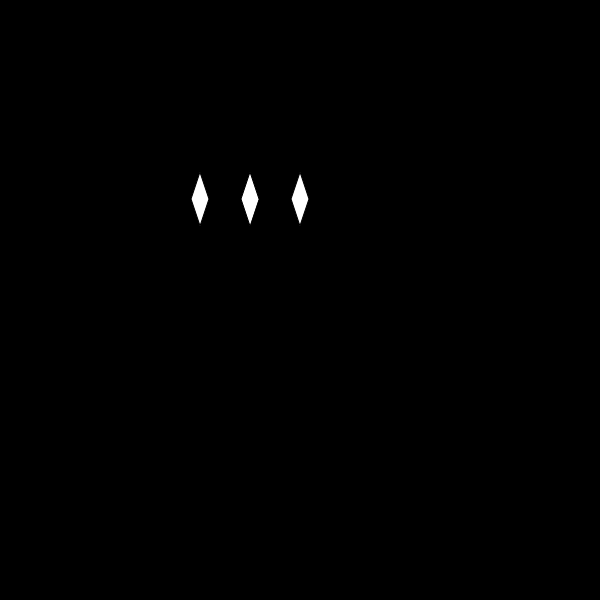
Frame 1 (no input)
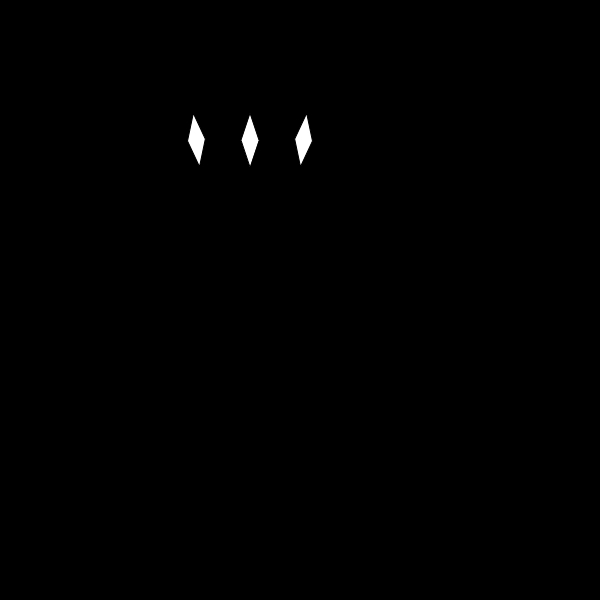
Frame 60 (no input)
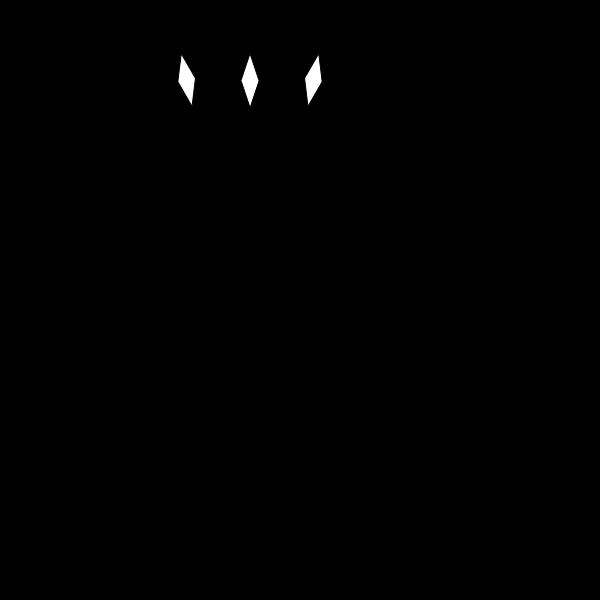
Frame 120 (the mouse pressed at the canvas centre since frame 60)

The p5.js sketch that drew these frames (run headless with seeded random() and noise() and a simulated clock; from frame 60 on, the mouse is pressed at the canvas centre):

// p5.js sketch
// ── sketch.js

let alidecay = 0.3; // constant for alignment angle decay


class Boid {
  constructor(x, y, initSpeed = 0, initOrientation = 0) {
    this.px = x;
    this.py = y;
    this.maxSpeed = 4;

    this.vel = initSpeed;
    this.orientation = initOrientation; // in radians

    // check if we need force limits
    this.Force = 0;
    this.frads = 0;  // direction of force application

    this.mass = 1;

    this.sizex = 27;
    this.sizey = 9;


  }

  draw() {

    push();
    translate(this.px, this.py);
    rotate(this.orientation);
    fill(255);
    quad(0, this.sizey,
      this.sizex, 0,
      0, -this.sizey,
      -this.sizex, 0);
    pop();
  }

  update () {

    let vx = Math.cos(this.orientation) * this.vel;
    let vy = Math.sin(this.orientation) * this.vel;

    // Update velocity
    vx += Math.cos(this.frads) * this.Force / this.mass;
    vy += Math.sin(this.frads) * this.Force / this.mass;
    // add speed limit

    // Update orientation to face direction of travel (radians)
    if (vx !== 0 || vy !== 0) {
      this.orientation = Math.atan2(vy, vx);
    }

      // Calculate and clamp speed
    this.vel = Math.sqrt(vx*vx + vy*vy);
    if (this.vel > this.maxSpeed) {
      this.vel = this.maxSpeed;
      // Renormalize velocity to match clamped speed
      vx = Math.cos(this.orientation) * this.vel;
      vy = Math.sin(this.orientation) * this.vel;
    }

    // Update position
    this.px += vx;
    this.py += vy;

  }

  repulsion (listofBoids) {
    for (let boid of listofBoids) {
      if (boid !== this) {
        let dx = this.px - boid.px;
        let dy = this.py - boid.py;
        let dist = Math.sqrt(dx*dx + dy*dy);
        if (dist < 100 && dist > 0) {
          let angle = Math.atan2(dy, dx);
          let fapplied = 5 / (dist * dist);

          let fx = Math.cos(angle) * fapplied;
          let fy = Math.sin(angle) * fapplied;

          let initfx = Math.cos(this.frads) * this.Force;
          let initfy = Math.sin(this.frads) * this.Force;
          let totalfx = initfx + fx;
          let totalfy = initfy + fy;
        
          // vector addition
          this.Force = Math.sqrt(totalfx*totalfx + totalfy*totalfy);
          this.frads = Math.atan2(totalfy, totalfx);
        }
      }
    }
  }

  alignment (listofBoids) {
    let totalangle = 0;
    let count = 0;
    for (let boid of listofBoids) {
      if (boid !== this) {
        totalangle += boid.orientation;
        count += 1;
      }  
    }
    let aveangle = totalangle / count;
    this.orientation = 1/(aveangle - this.orientation) * aveangle * alidecay + this.orientation;

  }

  cohesion (listofBoids) {
    // to be implemented
  }

}

let boids = [];
let boid1 = new Boid(200, 200, 1, -Math.PI/2);
boids.push(boid1);
let boid2 = new Boid(300, 200, 1, -Math.PI/2);
boids.push(boid2);
let boid3 = new Boid(250, 200, 1, -Math.PI/2);
boids.push(boid3);

function setup() {
  createCanvas(600, 600);
}

function draw() {
  background(0);

  for (let boid of boids) {
    boid.Force = 0;
    //boid.alignment(boids);  
    boid.repulsion(boids);
    boid.update();
    boid.draw();
  }

}
